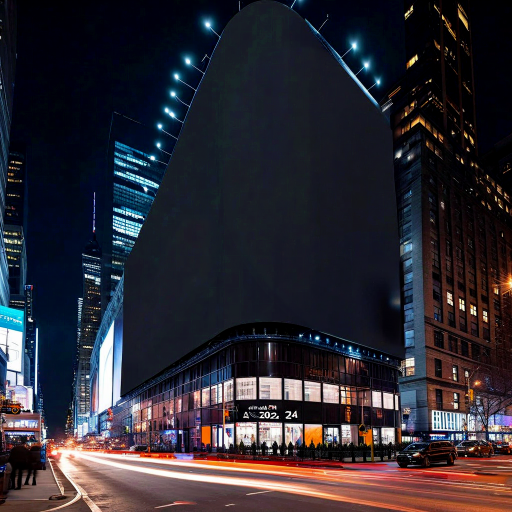
#> input picture thebillboard.png, 1024 x 1024 px (shown at 1/2 size)
$ python -i simple_solution.py   (imports and definitions only)
#> lines starting #> are read from the running program, lines starting #| are printed output that depends on the picture; after the words box and inside, x2 and y2 are one past the last pixel; in counts of white or black regions, pixels touching at a corner belong together
#!/usr/bin/env python3
"""
SIMPLE SOLUTION
===============

1. Use deployer.py to get Funko Pop figures
2. Cut out the figure (remove background)
3. Put it in thebillboard.png

Simple as that.
"""

import os
from PIL import Image, ImageFilter, ImageDraw, ImageFont
import numpy as np
from deployer import CleanFunkoPopGenerator

def cut_out_figure(image_path):
    """Cut out figure from white background"""
#> called with image_path = 'thebillboard.png'

    # Open image
    img = Image.open(image_path).convert("RGBA")
    data = np.array(img)

    # Remove white background
    white_threshold = 240
    white_mask = (data[:, :, 0] > white_threshold) & (data[:, :, 1] > white_threshold) & (data[:, :, 2] > white_threshold)
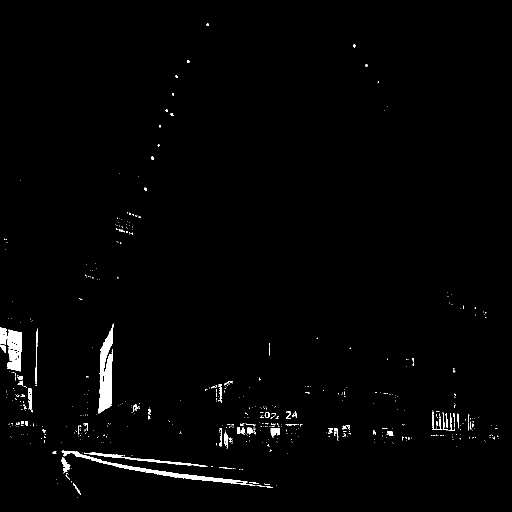
#> white_mask: shape (1024, 1024) bool (shown at 1/2 size); 1.3% white; 584 white regions (518 under 20 px), largest, box (x1, y1, x2, y2) and area: (197, 647, 227, 827) 3207, (123, 901, 511, 971) 2467, (14, 659, 44, 743) 1875

    # Create alpha channel
    alpha = np.ones(data.shape[:2], dtype=np.uint8) * 255
    alpha[white_mask] = 0

    # Apply alpha
    data[:, :, 3] = alpha
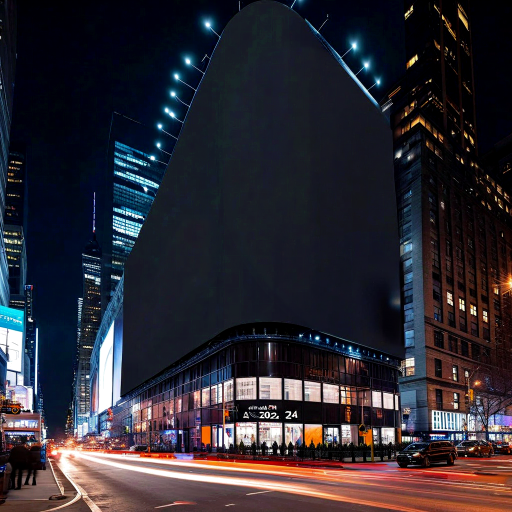
#> data: shape (1024, 1024, 4) (shown at 1/2 size); mean R, G, B, A 45.2, 41.3, 49.8, 251.6; transparent parts drawn white

    # Convert back to PIL and smooth edges
    result = Image.fromarray(data, 'RGBA')
    mask = result.split()[3]
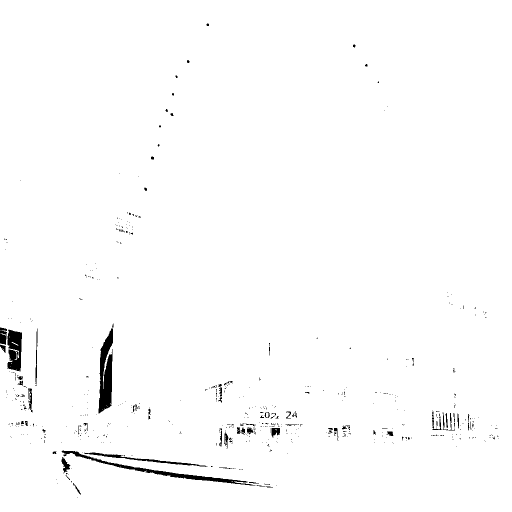
#> mask: PIL image 1024x1024 L (shown at 1/2 size); 98.7% white; 584 black regions (518 under 20 px), largest, box (x1, y1, x2, y2) and area: (197, 647, 227, 827) 3207, (123, 901, 511, 971) 2467, (14, 659, 44, 743) 1875
    feathered_mask = mask.filter(ImageFilter.GaussianBlur(radius=1))

    r, g, b, _ = result.split()
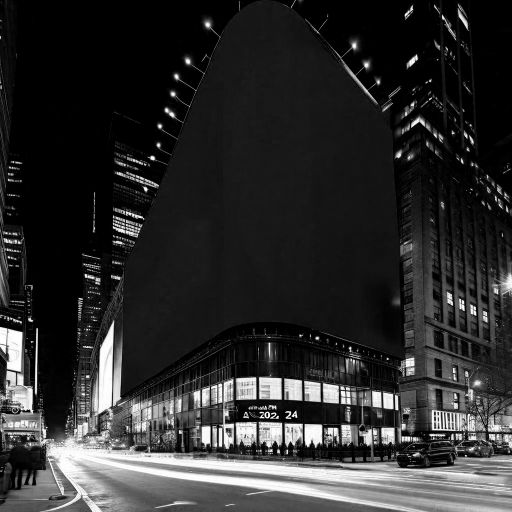
#> r: PIL image 1024x1024 L (shown at 1/2 size); min 0, max 255, mean 45.2
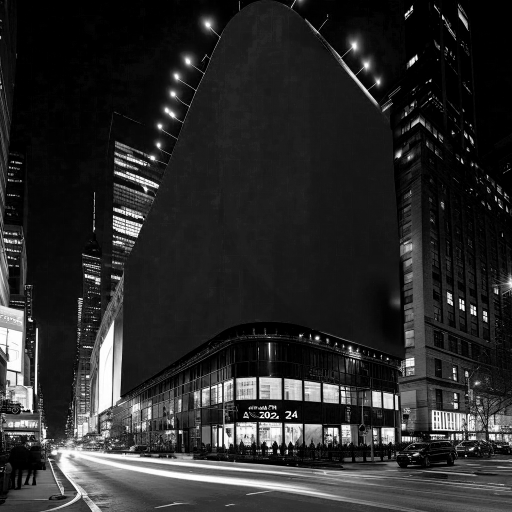
#> g: PIL image 1024x1024 L (shown at 1/2 size); min 0, max 255, mean 41.3
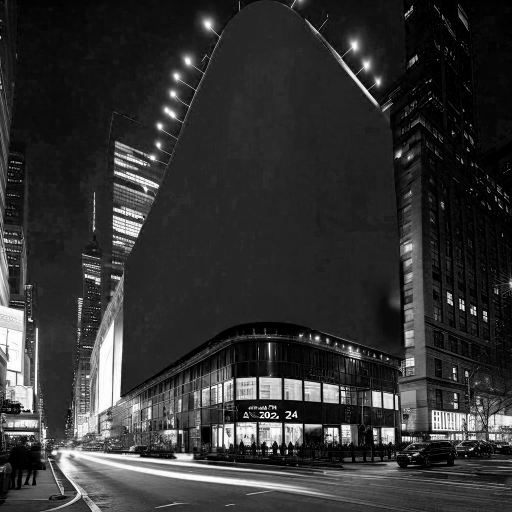
#> b: PIL image 1024x1024 L (shown at 1/2 size); min 0, max 255, mean 49.8
    return Image.merge('RGBA', (r, g, b, feathered_mask))

# [202 lines left out: functions put_in_billboard, simple_solution, not called in this run]

# [12 lines not run here, left out]

>>> result = cut_out_figure('thebillboard.png')
